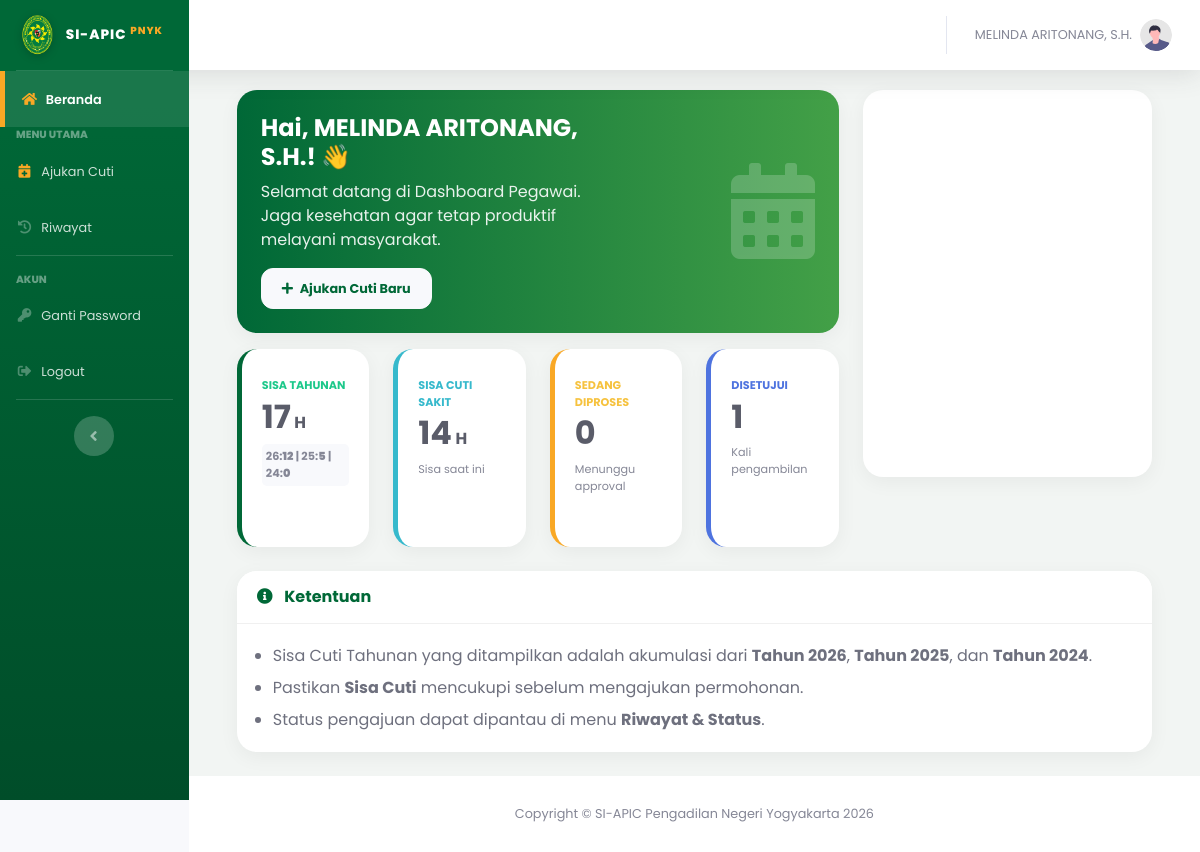
/index.php?page=dashboard_user (signed in), run on the app's committed database.
### tables this page shows
CREATE TABLE `users` (
  `id_user` int(11) NOT NULL,
  `nip` varchar(30) NOT NULL,
  `password` varchar(255) NOT NULL,
  `nama_lengkap` varchar(100) NOT NULL,
  `jabatan` varchar(100) DEFAULT NULL,
  `pangkat` varchar(50) DEFAULT NULL,
  `unit_kerja` varchar(100) DEFAULT 'Pengadilan Negeri Yogyakarta',
  `no_telepon` varchar(20) DEFAULT NULL,
  `role` enum('admin','user') NOT NULL,
  `is_atasan_langsung` tinyint(1) DEFAULT 0 COMMENT '1=Bisa TTD, 0=Staf Biasa',
  `sisa_cuti_n` int(11) DEFAULT 12,
  `sisa_cuti_n1` int(11) DEFAULT 0,
  `sisa_cuti_n2` int(11) DEFAULT 0,
  `kuota_cuti_sakit` int(11) DEFAULT 14,
  `created_at` timestamp NOT NULL DEFAULT current_timestamp(),
  `status_akun` enum('aktif','nonaktif') DEFAULT 'aktif',
  `id_atasan` int(11) DEFAULT NULL
);

### pages/user/dashboard.php (the view, shortened to what this page needs)
<?php
$id_user = $_SESSION['id_user'];
$query_user = mysqli_query($koneksi, "SELECT * FROM users WHERE id_user='$id_user'");
$total_tahunan = 0;
$sisa_sakit    = 0;
$nama_lengkap  = $_SESSION['nama_lengkap'];
if(mysqli_num_rows($query_user) > 0){
    $user = mysqli_fetch_assoc($query_user);
    $nama_lengkap = $user['nama_lengkap'];
    $n  = isset($user['sisa_cuti_n'])  ? $user['sisa_cuti_n']  : 0;
    $n1 = isset($user['sisa_cuti_n1']) ? $user['sisa_cuti_n1'] : 0;
    $n2 = isset($user['sisa_cuti_n2']) ? $user['sisa_cuti_n2'] : 0;
    $total_tahunan = $n + $n1 + $n2;
    $sisa_sakit = isset($user['kuota_cuti_sakit']) ? $user['kuota_cuti_sakit'] : 0;
}
$thn_skrg = date('Y');
$thn_min1 = $thn_skrg - 1;
$thn_min2 = $thn_skrg - 2;
$query_menunggu = mysqli_query($koneksi, "SELECT * FROM pengajuan_cuti WHERE id_user='$id_user' AND status='diajukan'");
$jml_menunggu = mysqli_num_rows($query_menunggu);
$query_setuju = mysqli_query($koneksi, "SELECT * FROM pengajuan_cuti WHERE id_user='$id_user' AND status='Disetujui' AND YEAR(tgl_mulai)='$thn_skrg'");
$jml_setuju = mysqli_num_rows($query_setuju);
?>
<div class="container-fluid">
    <div class="row">
        <div class="col-xl-8 col-lg-7">
            <div class="card text-white shadow mb-3" style="background: linear-gradient(90deg, #006837 0%, #43a047 100%); border-radius: 20px; border:none;">
                <div class="card-body p-4">
                    <div class="row align-items-center">
                        <div class="col-md-8">
                            <h2 class="font-weight-bold mb-2" style="font-size: 1.5rem;">Hai, <?php echo $nama_lengkap; ?>! 👋</h2>
                            <p class="mb-3" style="opacity: 0.9;">Selamat datang di Dashboard Pegawai. Jaga kesehatan agar tetap produktif melayani masyarakat.</p>
                            <a href="index.php?page=form_cuti" class="btn btn-light font-weight-bold shadow-sm" style="border-radius: 30px; color: #006837 !important; font-size: 0.8rem;"><i class="fas fa-plus mr-1"></i> Ajukan Cuti Baru</a>
                        </div>
                        <div class="col-md-4 d-none d-md-block text-right">
                            <i class="fas fa-calendar-alt" style="font-size: 6rem; opacity: 0.2;"></i>
                        </div>
                    </div>
                </div>
            </div>
            <div class="row">
                <div class="col-xl-3 col-md-6 mb-4">
                    <div class="card py-2 border-left-success shadow-sm h-100" style="border-left: 5px solid #006837 !important;">
                        <div class="card-body">
                            <div class="text-xs font-weight-bold text-success text-uppercase mb-1">Sisa Tahunan</div>
                            <div class="h2 mb-0 font-weight-bold text-gray-800"><?php echo $total_tahunan; ?><span style="font-size:1rem"> H</span></div>
                            <div class="mt-2 text-xs font-weight-bold text-muted" style="background: #f8f9fc; padding: 4px; border-radius: 5px;">
                                <?php echo substr($thn_skrg, 2); ?>:<b><?php echo $n; ?></b> | <?php echo substr($thn_min1, 2); ?>:<b><?php echo $n1; ?></b> | <?php echo substr($thn_min2, 2); ?>:<b><?php echo $n2; ?></b>
                            </div>
                        </div>
                    </div>
                </div>
                <div class="col-xl-3 col-md-6 mb-4">
                    <div class="card py-2 border-left-info shadow-sm h-100" style="border-left: 5px solid #36b9cc !important;">
                        <div class="card-body">
                            <div class="text-xs font-weight-bold text-info text-uppercase mb-1">Sisa Cuti Sakit</div>
                            <div class="h2 mb-0 font-weight-bold text-gray-800"><?php echo $sisa_sakit; ?><span style="font-size:1rem"> H</span></div>
                            <div class="mt-2 text-xs text-muted">Sisa saat ini</div>
                        </div>
                    </div>
                </div>
                <div class="col-xl-3 col-md-6 mb-4">
                    <div class="card py-2 border-left-warning shadow-sm h-100" style="border-left: 5px solid #F9A825 !important;">
                        <div class="card-body">
                            <div class="text-xs font-weight-bold text-warning text-uppercase mb-1">Sedang Diproses</div>
                            <div class="h2 mb-0 font-weight-bold text-gray-800"><?php echo $jml_menunggu; ?></div>
                            <div class="mt-2 text-xs text-muted">Menunggu approval</div>
                        </div>
                    </div>
                </div>
                <div class="col-xl-3 col-md-6 mb-4">
                    <div class="card py-2 border-left-primary shadow-sm h-100" style="border-left: 5px solid #4e73df !important;">
                        <div class="card-body">
                            <div class="text-xs font-weight-bold text-primary text-uppercase mb-1">Disetujui</div>
                            <div class="h2 mb-0 font-weight-bold text-gray-800"><?php echo $jml_setuju; ?></div>
                            <div class="mt-2 text-xs text-muted">Kali pengambilan</div>
                        </div>
                    </div>
                </div>
            </div>
        </div>
        <div class="col-xl-4 col-lg-5 mb-4">
            <div class="card card-modern calendar-card-fix shadow-sm">
                <div class="card-body p-3">
                </div>
            </div>
        </div>
    </div>
    <div class="row">
        <div class="col-12">
            <div class="card mb-4 shadow-sm">
                <div class="card-header py-3 bg-white d-flex align-items-center">
                    <h6 class="m-0 font-weight-bold text-primary" style="color: #006837 !important;">
                        <i class="fas fa-info-circle mr-2"></i> Ketentuan
                    </h6>
                </div>
                <div class="card-body text-gray-700">
                    <ul class="mb-0 pl-3">
                        <li class="mb-2">Sisa Cuti Tahunan yang ditampilkan adalah akumulasi dari <b>Tahun <?php echo $thn_skrg; ?></b>, <b>Tahun <?php echo $thn_min1; ?></b>, dan <b>Tahun <?php echo $thn_min2; ?></b>.</li>
                        <li class="mb-2">Pastikan <b>Sisa Cuti</b> mencukupi sebelum mengajukan permohonan.</li>
                        <li>Status pengajuan dapat dipantau di menu <b>Riwayat & Status</b>.</li>
                    </ul>
                </div>
            </div>
        </div>
    </div>
</div>
<link href='https://cdn.jsdelivr.net/npm/fullcalendar@5.11.3/main.min.css' rel='stylesheet' />

### index.php (style rules this page uses)
body, #wrapper, h1, h2, h3, h4, h5, h6, p, span, a, div, table, input, button, select, textarea { font-family: 'Poppins', sans-serif !important; }
.card { border-radius: 20px !important; border: none !important; box-shadow: 0 5px 20px rgba(0,0,0,0.05) !important; overflow: hidden; margin-bottom: 25px; }
.card-header { background-color: #fff !important; border-bottom: 1px solid #f0f0f0 !important; padding-top: 20px; padding-bottom: 20px; }
.btn { border-radius: 12px !important; padding: 10px 20px; font-weight: 500; box-shadow: none !important; }

### pages/user/dashboard.php (style rules this page uses)
:root { --pn-green: #006837; --pn-gold: #F9A825; --soft-bg: #f8f9fc; }
body { font-family: 'Poppins', sans-serif; background-color: var(--soft-bg); }
.card-modern { border: none; border-radius: 15px; box-shadow: 0 4px 6px rgba(0,0,0,0.02); display: flex; flex-direction: column; }
.calendar-card-fix { height: calc(232px + 140px + 15px) !important; }

### data on the page
users: nama_lengkap "MELINDA ARITONANG, S.H.", total_tahunan "17", sisa_cuti_n "12", sisa_cuti_n1 "5", sisa_cuti_n2 "0", kuota_cuti_sakit "14"

### other printed values
$_SESSION['nama_lengkap'] "MELINDA ARITONANG, S.H."
$jml_menunggu "0"
$jml_setuju "1"
